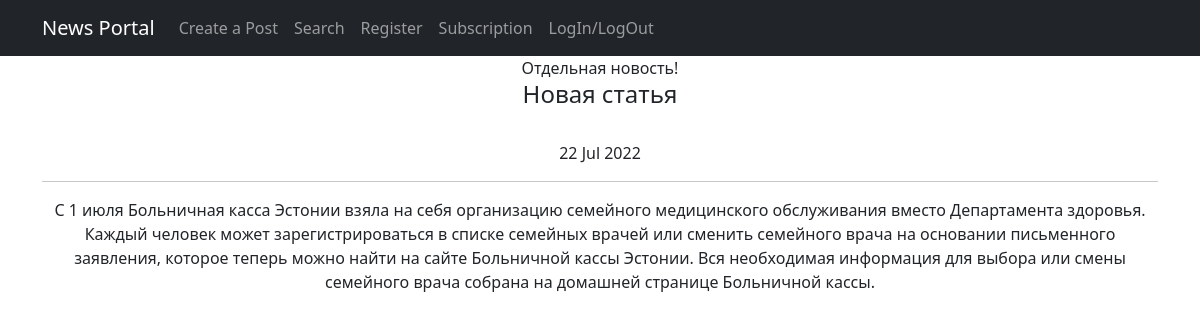
/posts/96, run on the app's committed database.
### NewsPortal/models.py (models this page shows, shortened)
class Post(models.Model):
    author = models.ForeignKey(Author, on_delete=models.CASCADE)    #публикация имеет связь один к многим, поскольку
    NEWS = 'NW'
    ARTICLE = 'AR'
    CATEGORY_CHOICES = (
        (NEWS, 'Новость'),
        (ARTICLE, 'Статья'),
    )
    category_type = models.CharField(max_length=2, choices=CATEGORY_CHOICES, default=ARTICLE)   #поле категории
    datecreation = models.DateTimeField(auto_now_add=True)  #выбираем свойство сохранения автоматического время создания
    postCategory = models.ManyToManyField(Category, through='PostCategory')     #связь многие к многим, поскольку
    title = models.CharField(max_length=128)    #ставим среднее колисетво символов для названия
    text = models.TextField()   #неограниченное количсество символов для самой новости или статьи
    rating = models.SmallIntegerField(default=0)    #рейтинг статьи по умолчанию 0

### NewsPortal/views.py (the view)
# urls.py: path('<int:pk>', PostDetail.as_view(), name='post_detail'),
class PostDetail(DetailView):
    model = Post
    template_name = 'post.html'
    context_object_name = 'post'

### NewsPortal/templatetags/cencor_filter.py (called while the page is built)
@register.filter(name='censor')
def censor(value):
    for word in value.split():
        if word.lower() in CENSOR_LIST:
            x = word.replace(word[1:], '*' * (len(word)-1))
            value = value.replace(word, x)
            return value
    return value

### templates/post.html
{% extends 'flatpages/default.html' %}
{% load cencor_filter %}
{% block title %}
Отдельная новость!
{% endblock title %}
{% block content %}
<h4>{{ post.title}}</h4>
<br>{{ post.datecreation|date:'d M Y' }}</br>
<hr>
{{ post.text|censor }}
{% endblock content %}

### data on the page
Post: title "Новая статья", datecreation "22 Jul 2022", text|censor "С 1 июля Больничная касса Эстонии взяла на себя организацию семейного медицинского обслуживания вместо Департамента здоровья. Каждый человек может зарегистрироваться в списке семейных врачей или сменить семейного врача на основании письменного заявления, которое теперь можно найти на сайте Больничной кассы Эстонии. Вся необходимая информация для выбора или смены семейного врача собрана на домашней странице Больничной кассы."
